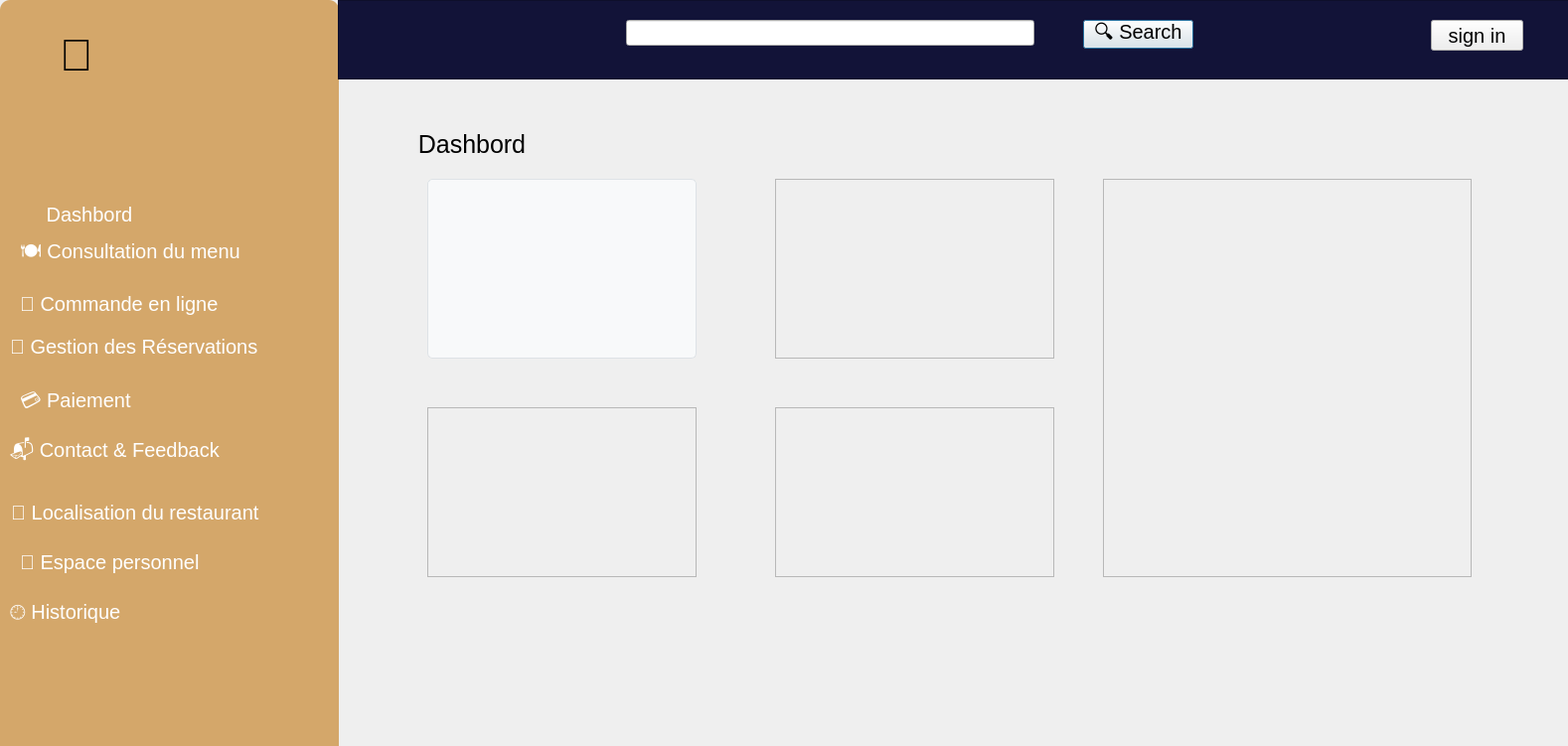
<?xml version="1.0" encoding="UTF-8"?>
<ui version="4.0">
 <class>Dialog</class>
 <widget class="QDialog" name="Dialog">
  <property name="geometry">
   <rect>
    <x>0</x>
    <y>0</y>
    <width>1578</width>
    <height>751</height>
   </rect>
  </property>
  <property name="windowTitle">
   <string>Dialog</string>
  </property>
  <widget class="QFrame" name="frame">
   <property name="geometry">
    <rect>
     <x>0</x>
     <y>0</y>
     <width>341</width>
     <height>761</height>
    </rect>
   </property>
   <property name="styleSheet">
    <string notr="true">QFrame{
background-color:#D4A76A;;
  border-radius: 10px;

}</string>
   </property>
   <property name="frameShape">
    <enum>QFrame::Shape::StyledPanel</enum>
   </property>
   <property name="frameShadow">
    <enum>QFrame::Shadow::Raised</enum>
   </property>
   <widget class="QLabel" name="label">
    <property name="geometry">
     <rect>
      <x>30</x>
      <y>200</y>
      <width>251</width>
      <height>31</height>
     </rect>
    </property>
    <property name="styleSheet">
     <string notr="true">QLabel{
color:#fff;
font-size:20px;
border-radius: 8px;
 font-family: 'Arial', sans-serif;
}
QLabel:hover {
background-color:rgb(18, 19, 56);
}</string>
    </property>
    <property name="text">
     <string>   Dashbord</string>
    </property>
   </widget>
   <widget class="QLabel" name="label_2">
    <property name="geometry">
     <rect>
      <x>20</x>
      <y>240</y>
      <width>251</width>
      <height>31</height>
     </rect>
    </property>
    <property name="styleSheet">
     <string notr="true">QLabel{
color:#fff;
font-size:20px;
border-radius: 8px;
 font-family: 'Arial', sans-serif;
}
QLabel:hover {
background-color:rgb(18, 19, 56);
}</string>
    </property>
    <property name="text">
     <string>🍽️ Consultation du menu</string>
    </property>
   </widget>
   <widget class="QLabel" name="label_3">
    <property name="geometry">
     <rect>
      <x>20</x>
      <y>290</y>
      <width>251</width>
      <height>31</height>
     </rect>
    </property>
    <property name="styleSheet">
     <string notr="true">QLabel{
color:#fff;
font-size:20px;
border-radius: 8px;
 font-family: 'Arial', sans-serif;
}
QLabel:hover {
background-color:rgb(18, 19, 56);
}</string>
    </property>
    <property name="text">
     <string>🛒 Commande en ligne</string>
    </property>
   </widget>
   <widget class="QLabel" name="label_9">
    <property name="geometry">
     <rect>
      <x>20</x>
      <y>340</y>
      <width>241</width>
      <height>16</height>
     </rect>
    </property>
    <property name="styleSheet">
     <string notr="true"/>
    </property>
    <property name="text">
     <string/>
    </property>
   </widget>
   <widget class="QLabel" name="label_4">
    <property name="geometry">
     <rect>
      <x>20</x>
      <y>390</y>
      <width>271</width>
      <height>31</height>
     </rect>
    </property>
    <property name="styleSheet">
     <string notr="true">QLabel{
color:#fff;
font-size:20px;
border-radius: 8px;
 font-family: 'Arial', sans-serif;
}
QLabel:hover {
background-color:rgb(18, 19, 56);
}</string>
    </property>
    <property name="text">
     <string>💳 Paiement</string>
    </property>
   </widget>
   <widget class="QLabel" name="label_5">
    <property name="geometry">
     <rect>
      <x>0</x>
      <y>500</y>
      <width>281</width>
      <height>31</height>
     </rect>
    </property>
    <property name="styleSheet">
     <string notr="true">QLabel{
color:#fff;
font-size:20px;
border-radius: 8px;
 font-family: 'Arial', sans-serif;
}
QLabel:hover {
background-color:rgb(18, 19, 56);
}</string>
    </property>
    <property name="text">
     <string>  🧾 Localisation du restaurant</string>
    </property>
   </widget>
   <widget class="QLabel" name="label_6">
    <property name="geometry">
     <rect>
      <x>10</x>
      <y>440</y>
      <width>261</width>
      <height>31</height>
     </rect>
    </property>
    <property name="styleSheet">
     <string notr="true">QLabel{
color:#fff;
font-size:20px;
border-radius: 8px;
 font-family: 'Arial', sans-serif;
}
QLabel:hover {
background-color:rgb(18, 19, 56);
}</string>
    </property>
    <property name="text">
     <string>📬 Contact &amp; Feedback</string>
    </property>
   </widget>
   <widget class="QLabel" name="label_7">
    <property name="geometry">
     <rect>
      <x>20</x>
      <y>550</y>
      <width>281</width>
      <height>31</height>
     </rect>
    </property>
    <property name="styleSheet">
     <string notr="true"/>
    </property>
    <property name="text">
     <string/>
    </property>
   </widget>
   <widget class="QLabel" name="label_8">
    <property name="geometry">
     <rect>
      <x>40</x>
      <y>610</y>
      <width>241</width>
      <height>31</height>
     </rect>
    </property>
    <property name="styleSheet">
     <string notr="true"/>
    </property>
    <property name="text">
     <string/>
    </property>
   </widget>
   <widget class="QLabel" name="label_11">
    <property name="geometry">
     <rect>
      <x>60</x>
      <y>20</y>
      <width>101</width>
      <height>71</height>
     </rect>
    </property>
    <property name="styleSheet">
     <string notr="true">QLabel{
font-size:45px;
}</string>
    </property>
    <property name="text">
     <string>🛒</string>
    </property>
   </widget>
   <widget class="QLabel" name="label_17">
    <property name="geometry">
     <rect>
      <x>20</x>
      <y>550</y>
      <width>261</width>
      <height>31</height>
     </rect>
    </property>
    <property name="styleSheet">
     <string notr="true">QLabel{
color:#fff;
font-size:20px;
border-radius: 8px;
 font-family: 'Arial', sans-serif;
}
QLabel:hover {
background-color:rgb(18, 19, 56);
}</string>
    </property>
    <property name="text">
     <string>👤 Espace personnel</string>
    </property>
   </widget>
   <widget class="QLabel" name="label_14">
    <property name="geometry">
     <rect>
      <x>10</x>
      <y>340</y>
      <width>271</width>
      <height>41</height>
     </rect>
    </property>
    <property name="styleSheet">
     <string notr="true">QLabel{
color:#fff;
font-size:20px;
border-radius: 8px;
 font-family: 'Arial', sans-serif;
}
QLabel:hover {
background-color:rgb(18, 19, 56);
}</string>
    </property>
    <property name="text">
     <string>📅 Gestion des Réservations
</string>
    </property>
   </widget>
   <widget class="QLabel" name="label_15">
    <property name="geometry">
     <rect>
      <x>10</x>
      <y>600</y>
      <width>301</width>
      <height>31</height>
     </rect>
    </property>
    <property name="styleSheet">
     <string notr="true">QLabel{
color:#fff;
font-size:20px;
border-radius: 8px;
 font-family: 'Arial', sans-serif;
}
QLabel:hover {
background-color:rgb(18, 19, 56);
}</string>
    </property>
    <property name="text">
     <string>🕘 Historique</string>
    </property>
   </widget>
  </widget>
  <widget class="QFrame" name="frame_2">
   <property name="geometry">
    <rect>
     <x>340</x>
     <y>0</y>
     <width>1241</width>
     <height>80</height>
    </rect>
   </property>
   <property name="styleSheet">
    <string notr="true">QFrame{
background-color:rgb(18, 19, 56);
}</string>
   </property>
   <property name="frameShape">
    <enum>QFrame::Shape::StyledPanel</enum>
   </property>
   <property name="frameShadow">
    <enum>QFrame::Shadow::Raised</enum>
   </property>
   <widget class="QLineEdit" name="lineEdit">
    <property name="geometry">
     <rect>
      <x>290</x>
      <y>20</y>
      <width>411</width>
      <height>26</height>
     </rect>
    </property>
   </widget>
   <widget class="QPushButton" name="pushButton">
    <property name="geometry">
     <rect>
      <x>750</x>
      <y>20</y>
      <width>111</width>
      <height>29</height>
     </rect>
    </property>
    <property name="styleSheet">
     <string notr="true">QPushButton{
font-family: Arial; font-size: 20px;
}</string>
    </property>
    <property name="text">
     <string>🔍 Search</string>
    </property>
   </widget>
   <widget class="QPushButton" name="pushButton_2">
    <property name="geometry">
     <rect>
      <x>1100</x>
      <y>20</y>
      <width>93</width>
      <height>31</height>
     </rect>
    </property>
    <property name="styleSheet">
     <string notr="true">QPushButton{
font-family: Arial; font-size: 20px;
}</string>
    </property>
    <property name="text">
     <string>sign in</string>
    </property>
   </widget>
  </widget>
  <widget class="QLabel" name="label_10">
   <property name="geometry">
    <rect>
     <x>400</x>
     <y>130</y>
     <width>171</width>
     <height>31</height>
    </rect>
   </property>
   <property name="styleSheet">
    <string notr="true">QLabel{
font-family: Arial; font-size: 25px;
}</string>
   </property>
   <property name="text">
    <string>   Dashbord</string>
   </property>
  </widget>
  <widget class="QLabel" name="label_12">
   <property name="geometry">
    <rect>
     <x>430</x>
     <y>210</y>
     <width>421</width>
     <height>20</height>
    </rect>
   </property>
   <property name="styleSheet">
    <string notr="true">QLabel{
color:#fff;
font-size:20px;
border-radius: 8px;
 font-family: 'Arial', sans-serif;
}</string>
   </property>
   <property name="text">
    <string/>
   </property>
  </widget>
  <widget class="QLabel" name="label_13">
   <property name="geometry">
    <rect>
     <x>450</x>
     <y>240</y>
     <width>211</width>
     <height>20</height>
    </rect>
   </property>
   <property name="styleSheet">
    <string notr="true">QLabel{
color:#fff;
font-size:20px;
border-radius: 8px;
 font-family: 'Arial', sans-serif;
}</string>
   </property>
   <property name="text">
    <string/>
   </property>
  </widget>
  <widget class="QFrame" name="frame_5">
   <property name="geometry">
    <rect>
     <x>430</x>
     <y>180</y>
     <width>271</width>
     <height>181</height>
    </rect>
   </property>
   <property name="styleSheet">
    <string notr="true">QFrame {
    background-color: #f8f9fa;
    border: 1px solid #dee2e6;
    border-radius: 5px;
    padding: 5px;
}QFrame:hover {
    background: #f8f9fa;
    border-color: #0078d4;
    box-shadow: 0 0 20px rgba(0, 120, 212, 0.2);
}</string>
   </property>
   <property name="frameShape">
    <enum>QFrame::Shape::StyledPanel</enum>
   </property>
   <property name="frameShadow">
    <enum>QFrame::Shadow::Raised</enum>
   </property>
  </widget>
  <widget class="QFrame" name="frame_3">
   <property name="geometry">
    <rect>
     <x>780</x>
     <y>180</y>
     <width>281</width>
     <height>181</height>
    </rect>
   </property>
   <property name="styleSheet">
    <string notr="true">QFrame.selectable-hover {
    background: #ffffff;
    border: 1px solid #e0e0e0;
    transition: background 0.4s ease;
}

QFrame.selectable-hover:hover {
    background: linear-gradient(to right, #f5f5f5, #e9ecef);
    border-color: #adb5bd;
}</string>
   </property>
   <property name="frameShape">
    <enum>QFrame::Shape::StyledPanel</enum>
   </property>
   <property name="frameShadow">
    <enum>QFrame::Shadow::Raised</enum>
   </property>
  </widget>
  <widget class="QFrame" name="frame_4">
   <property name="geometry">
    <rect>
     <x>430</x>
     <y>410</y>
     <width>271</width>
     <height>171</height>
    </rect>
   </property>
   <property name="frameShape">
    <enum>QFrame::Shape::StyledPanel</enum>
   </property>
   <property name="frameShadow">
    <enum>QFrame::Shadow::Raised</enum>
   </property>
  </widget>
  <widget class="QFrame" name="frame_6">
   <property name="geometry">
    <rect>
     <x>780</x>
     <y>410</y>
     <width>281</width>
     <height>171</height>
    </rect>
   </property>
   <property name="frameShape">
    <enum>QFrame::Shape::StyledPanel</enum>
   </property>
   <property name="frameShadow">
    <enum>QFrame::Shadow::Raised</enum>
   </property>
  </widget>
  <widget class="QFrame" name="frame_7">
   <property name="geometry">
    <rect>
     <x>1110</x>
     <y>180</y>
     <width>371</width>
     <height>401</height>
    </rect>
   </property>
   <property name="frameShape">
    <enum>QFrame::Shape::StyledPanel</enum>
   </property>
   <property name="frameShadow">
    <enum>QFrame::Shadow::Raised</enum>
   </property>
  </widget>
 </widget>
 <resources/>
 <connections/>
</ui>
